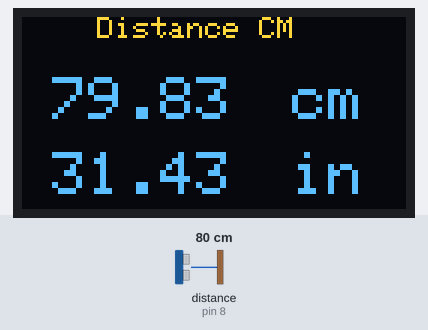
A sketch run on a simulated Arduino Uno, built with avr-gcc and run on an emulated ATmega328P. On the bench: 128×64 one-colour display. Wiring (inferred from the names in the program): ultrasonic range finder: trigger pin 9; echo pin 8. The test bench sets the inputs (shaded band); at power-on: distance to the obstacle (sensor on pin 8) 80 cm. The echo pulse lasts 58.3 µs per cm; the OLED is the two-colour kind (top 16 rows yellow); what the sketch prints to the serial monitor is not drawn.

Above: at 2.8 s.
2.9 s: distance to the obstacle (sensor on pin 8) set to 2 cm
At 4.6 s:
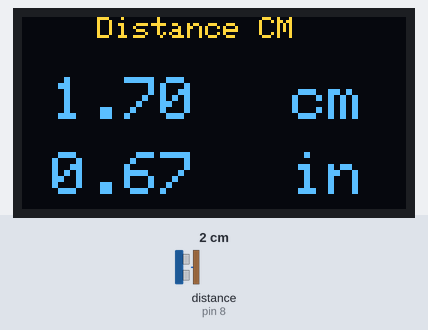
8.9 s: distance to the obstacle (sensor on pin 8) set to 4 cm
At 11.4 s:
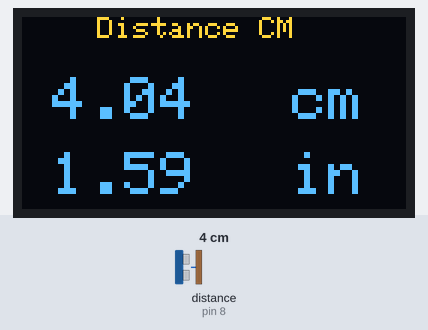
13.7 s: distance to the obstacle (sensor on pin 8) set to 9 cm
At 15.6 s:
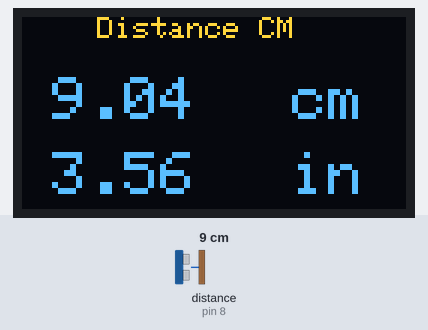
Timing chart, 0 to 17.1 s (numbered marks = the images above; inputs shaded):
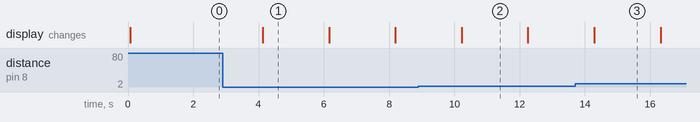

Measured:
- after the input at 2.9 s, the display: changes after 1.2 s (image 1)
- after the input at 8.9 s, the display: changes after 1.3 s (image 2)
- after the input at 13.7 s, the display: changes after 0.59 s (image 3)
- what the display in image 1 shows lasts 2.1 s, from 4.1 s to 6.2 s

The sketch:

ultrasonicOled.ino
```cpp
#include <Adafruit_SSD1306.h>
#include <splash.h>

#include <SPI.h>
#include <Wire.h>
#include <Adafruit_GFX.h>
#include <Adafruit_SSD1306.h>

#define trigPin 9
#define echoPin 8

#define OLED_RESET 4
Adafruit_SSD1306 display(OLED_RESET);

void setup() {
Serial.begin (9600);
pinMode(trigPin, OUTPUT);
pinMode(echoPin, INPUT);
display.begin(SSD1306_SWITCHCAPVCC, 0x3C); //initialize with the I2C addr 0x3C (128x64)
display.clearDisplay();

}

void loop() {
float duration;
float distance_cm;
float distance_in;

digitalWrite(trigPin, LOW); //PULSE __|---|__
delayMicroseconds(2);
digitalWrite(trigPin, HIGH);
delayMicroseconds(10);
digitalWrite(trigPin, LOW);

duration = pulseIn(echoPin, HIGH);

distance_cm = (duration/2) / 29.1;
distance_in = (duration/2) / 73.914;

display.setCursor(25,0); //oled display
display.setTextSize(1);
display.setTextColor(WHITE);
display.println("Distance CM");

display.setCursor(10,20); //oled display
display.setTextSize(2);
display.setTextColor(WHITE);
display.println(distance_cm);
display.setCursor(90,20);
display.setTextSize(2);
display.println("cm");

display.setCursor(10,45); //oled display
display.setTextSize(2);
display.setTextColor(WHITE);
display.println(distance_in);
display.setCursor(90,45);
display.setTextSize(2);
display.println("in");
display.display();

delay(2000);
display.clearDisplay();

Serial.println(distance_cm);
Serial.println(distance_in);
}
```
